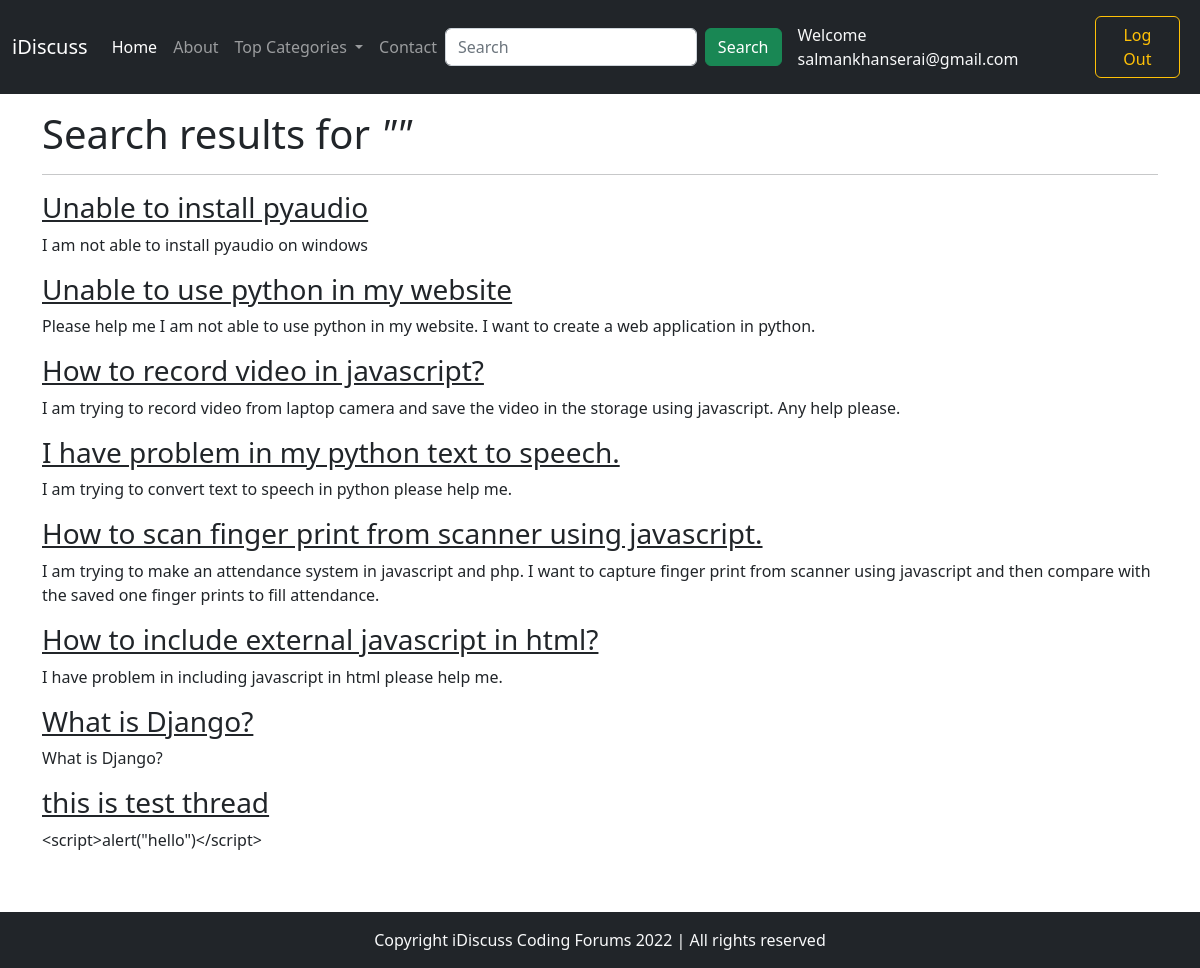
The page /search.php (signed in) on the database its author committed.
### tables this page shows
CREATE TABLE `threads` (
  `thread_id` int(11) NOT NULL,
  `thread_title` varchar(255) NOT NULL,
  `thread_desc` text NOT NULL,
  `thread_cat_id` int(11) NOT NULL,
  `thread_user_id` int(11) NOT NULL,
  `timestamp` datetime NOT NULL DEFAULT current_timestamp()
);

### search.php (the view, shortened to what this page needs)
<?php
include 'partials/_dbconnect.php';
?>
<!DOCTYPE html>
<html lang="en">
<head>
    <link rel="stylesheet" href="bootstrap/css/bootstrap.min.css">
</head>
<body>
    <?php include 'partials/_header.php'; ?>
    <?php
    $search = $_GET['search'];
    $search = str_replace("<", "&lt;", $search);
    $search = str_replace(">", "&gt;", $search);
    ?>
    <div class="container my-3">
        <h1>Search results for <em>"<?php echo $search; ?>"</em></h1>
        <hr>
        <?php
        $sql = "SELECT * FROM `threads` WHERE `thread_title` LIKE '%$search%' OR `thread_desc` LIKE '%$search%'";
        $results = mysqli_query($conn, $sql);
        while ($row = mysqli_fetch_assoc($results)) {
            $title = $row['thread_title'];
            $desc = $row['thread_desc'];
            $thread_id = $row['thread_id'];
        ?>
            <div class="result">
                <h3><a href="/forum/thread.php?threadid=<?php echo $thread_id ?>" class="text-dark"><?php echo $title; ?></a></h3>
                <p><?php echo $desc; ?></p>
            </div>
        <?php
        }
        ?>
    </div>
    <?php include 'partials/_footer.php'; ?>
</body>
</html>

### rows shown on the page
threads: thread_title "Unable to install pyaudio", thread_desc "I am not able to install pyaudio on windows"
threads: thread_title "Unable to use python in my website", thread_desc "Please help me I am not able to use python in my website. I want to create a web application in python."
threads: thread_title "How to record video in javascript?", thread_desc "I am trying to record video from laptop camera and save the video in the storage using javascript. Any help please."
threads: thread_title "I have problem in my python text to speech.", thread_desc "I am trying to convert text to speech in python please help me."
threads: thread_title "How to scan finger print from scanner using javascript.", thread_desc "I am trying to make an attendance system in javascript and php. I want to capture finger print from scanner using javascript and then compare with the saved one finger prints to fill attendance."
threads: thread_title "How to include external javascript in html?", thread_desc "I have problem in including javascript in html please help me."
threads: thread_title "What is Django?", thread_desc "What is Django?"
threads: thread_title "this is test thread", thread_desc "<script>alert(\"hello\")</script>"

### other values the page prints
$_SESSION['user_email'] "salmankhanserai@gmail.com"
